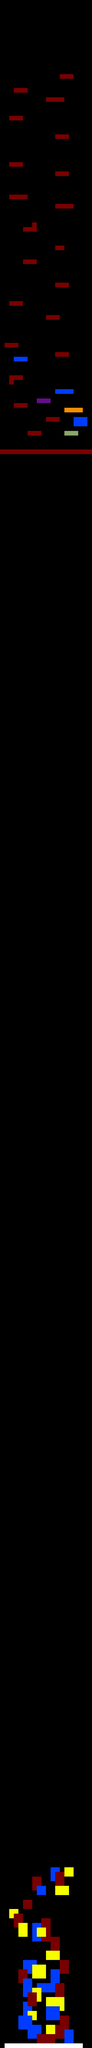

Below is a game level as drawn by its tile map, then a one-line description and the .tmx that defines it (tile-layer data replaced by summaries):
An orthogonal 20x442 tile map with 32x32 px tiles, 2 tile layers (Background, Foreground) and 49 objects (13x red, 12x blue, 11x yellow, 3x yellow_bonus, 3x red_bonus, ...).

<map version="1.0" orientation="orthogonal" renderorder="right-down" width="20" height="442" tilewidth="32" tileheight="32" backgroundcolor="#000000" nextobjectid="203">
 <tileset firstgid="1" name="Level" tilewidth="32" tileheight="32">
  <image source="../img/map/tiles.png" width="128" height="64" />
 </tileset>
 <layer name="Background" width="20" height="442">
  <data>[8840 cells, 359 non-empty, 8 distinct tile ids]</data>
 </layer>
 <layer name="Foreground" width="20" height="442">
  <data>[8840 cells, 97 non-empty, 3 distinct tile ids]</data>
 </layer>
 <objectgroup name="Entities">
  <object id="93" name="color_change" x="352" y="14080" width="32" height="32">
   <properties>
    <property name="image" value="first_bonus" />
    <property name="spritewidth" value="32" />
   </properties>
  </object>
  <object id="97" name="jump_color_change" x="128" y="2560" width="32" height="32">
   <properties>
    <property name="image" value="second_bonus" />
    <property name="spritewidth" value="32" />
   </properties>
  </object>
  <object id="166" name="blue_bonus" x="480" y="13984" width="32" height="32" />
  <object id="176" name="hero" x="128" y="14080" width="32" height="32" />
  <object id="178" name="yellow_bonus" x="320" y="13824" width="32" height="32" />
  <object id="179" name="red_bonus" x="224" y="13728" width="32" height="32" />
  <object id="183" name="blue_bonus" x="160" y="13568" width="32" height="32" />
  <object id="185" name="yellow_bonus" x="256" y="13536" width="32" height="32" />
  <object id="186" name="red_bonus" x="416" y="13664" width="32" height="32" />
  <object id="187" name="yellow_bonus" x="288" y="13216" width="32" height="32" />
  <object id="188" name="red_bonus" x="192" y="13088" width="32" height="32" />
  <object id="197" name="end_of_level" x="416" y="12832" width="32" height="32" />
 </objectgroup>
 <objectgroup name="collision layer">
  <object id="105" type="red" x="416" y="13920" width="64" height="32" />
  <object id="106" type="blue" x="448" y="14016" width="64" height="32" />
  <object id="107" type="red" x="384" y="13984" width="64" height="32" />
  <object id="108" type="yellow" x="320" y="13984" width="64" height="32" />
  <object id="114" type="blue" x="192" y="13984" width="96" height="32" />
  <object id="115" type="red" x="256" y="14048" width="128" height="32" />
  <object id="116" type="blue" x="128" y="13920" width="96" height="32" />
  <object id="117" type="yellow" x="192" y="13888" width="64" height="32" />
  <object id="120" type="blue" x="160" y="13824" width="32" height="32" />
  <object id="121" type="red" x="192" y="13760" width="64" height="32" />
  <object id="122" type="blue" x="320" y="13856" width="96" height="32" />
  <object id="123" type="yellow" x="224" y="13728" width="64" height="32" />
  <object id="124" type="yellow" x="320" y="13792" width="128" height="32" />
  <object id="125" type="red" x="384" y="13696" width="64" height="32" />
  <object id="126" type="blue" x="256" y="13696" width="96" height="32" />
  <object id="128" type="blue" x="160" y="13664" width="64" height="32" />
  <object id="129" type="red" x="128" y="13600" width="64" height="32" />
  <object id="135" x="32" y="14112" width="544" height="32" />
  <object id="136" type="yellow" x="224" y="13568" width="96" height="32" />
  <object id="137" type="yellow" x="320" y="13472" width="96" height="32" />
  <object id="138" type="blue" x="352" y="13600" width="64" height="32" />
  <object id="139" type="red" x="416" y="13536" width="64" height="32" />
  <object id="140" type="blue" x="160" y="13536" width="96" height="32" />
  <object id="141" type="red" x="352" y="13376" width="64" height="32" />
  <object id="143" type="red" x="288" y="13248" width="64" height="32" />
  <object id="144" type="yellow" x="256" y="13312" width="64" height="32" />
  <object id="147" type="blue" x="224" y="13280" width="64" height="32" />
  <object id="148" type="yellow" x="128" y="13280" width="64" height="32" />
  <object id="149" type="red" x="96" y="13216" width="64" height="32" />
  <object id="150" type="yellow" x="64" y="13184" width="64" height="32" />
  <object id="152" type="red" x="160" y="13120" width="64" height="32" />
  <object id="153" type="yellow" x="384" y="13024" width="96" height="32" />
  <object id="155" type="blue" x="256" y="13024" width="64" height="32" />
  <object id="157" type="red" x="224" y="12960" width="64" height="32" />
  <object id="158" type="blue" x="352" y="12896" width="64" height="32" />
  <object id="159" type="red" x="384" y="12928" width="64" height="32" />
  <object id="162" type="yellow" x="448" y="12896" width="64" height="32" />
 </objectgroup>
 <objectgroup name="Bonus" />
</map>